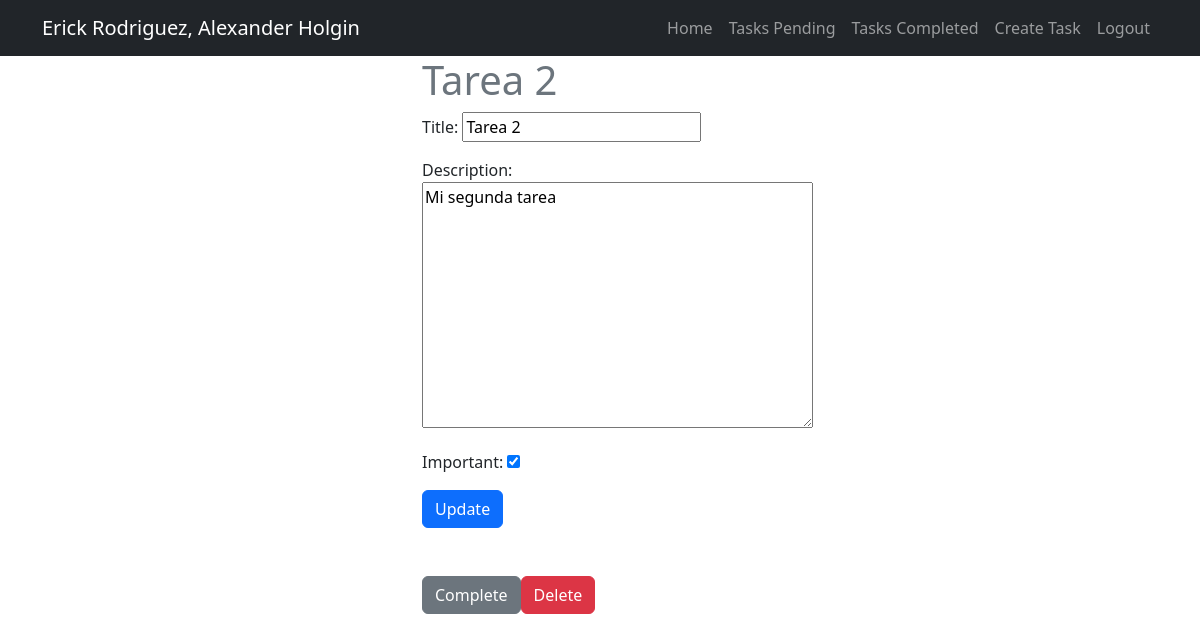
/tasks/2/ (signed in), run on the app's committed database.
### tasks/models.py (models this page shows, shortened)
class Task(models.Model):
    title = models.CharField(max_length=100)
    description = models.TextField(blank=True)
    created = models.DateTimeField(auto_now_add=True)
    datecompleted = models.DateTimeField(null=True, blank=True)
    important = models.BooleanField(default=False)
    user = models.ForeignKey(User, on_delete=models.CASCADE)

### tasks/views.py (the view, shortened to what this page needs)
# urls.py: path('tasks/<int:task_id>/', views.task_detail, name='task_detail'),
@login_required
def task_detail(request, task_id):
    if request.method == 'GET':
        task = get_object_or_404(Task, pk=task_id, user=request.user)
        form = TaskForm(instance=task)
        return render(request, 'task_detail.html', {'task': task, 'form': form})

### tasks/forms.py
class TaskForm(forms.ModelForm):
    class Meta:
        model= Task
        fields = ['title', 'description', 'important']
        widgets = {
            'title': forms.TextInput(attrs={'class': 'form.control', 'placeholder': 'Write a tittle'}),
            'description': forms.Textarea(attrs={'class': 'form.control', 'placeholder': 'Write a description'}),
            'important': forms.CheckboxInput(attrs={'class': 'form.check-input m-auto'}),
        }

### tasks/templates/task_detail.html (shortened to what this page needs)
{% extends 'base.html' %}
{% block content %}
<main class="container">
    <div class="row">
        <div class="col-md-4 offset-md-4">
            <h1 class="text-secondary">{{task.title}}</h1>
            <form method="POST">
                {{form.as_p}}
                <button class="btn btn-primary">
                    Update
                </button>
            </form>
            <div class="mt-5 d-flex">
                <form action="{% url 'complete_task' task.id %}" method="POST">
                    <button class="btn btn-secondary">
                        Complete
                    </button>
                </form>
                <form action="{% url 'delete_task' task.id %}" method="POST">
                    <button class="btn btn-danger">
                        Delete
                    </button>
                </form>
            </div>
        </div>
    </div>
</main>
{% endblock %}

### data on the page
Task: title "Tarea 2", description "Mi segunda tarea", important "☑"
